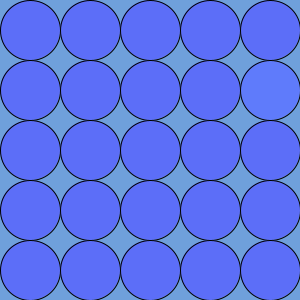
Frame 1 (no input)
Frame 60 (the mouse pressed at the canvas centre just before this capture): identical to frame 1, image omitted
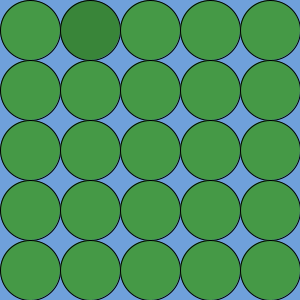
Frame 120 (the mouse held since frame 60 and released just before this capture)

The Processing sketch that drew these frames (run headless with seeded random() and noise(); from frame 60 on, the mouse is pressed at the canvas centre):

// Processing sketch: sketch_9
// ── sketch_9.pde
void setup(){
  size(300,300);
  colorMode(HSB,360,100,100);
  chooseColor();
}
void mousePressed(){
  chooseColor();
}
int I,J;
float h,s,b,dh,ds,db;
void chooseColor(){
 h=random(360);
 s=random(50,100);
 b=random(50,100);
 I=int(random(5));
 J=int(random(5));
 dh=random(-10,+10);
 ds=random(-10,+10);
 db=random(-10,+10);
}
void draw(){
  background(213,49,86);
  for(int i=0;i<5;i++){
    for(int j=0;j<5;j++){
      if(i==I&&j==J)fill(h+dh,s+ds,b+db);
      else fill(h,s,b);
      ellipse(30+j*60,30+i*60,60,60);
    }
  }
}
